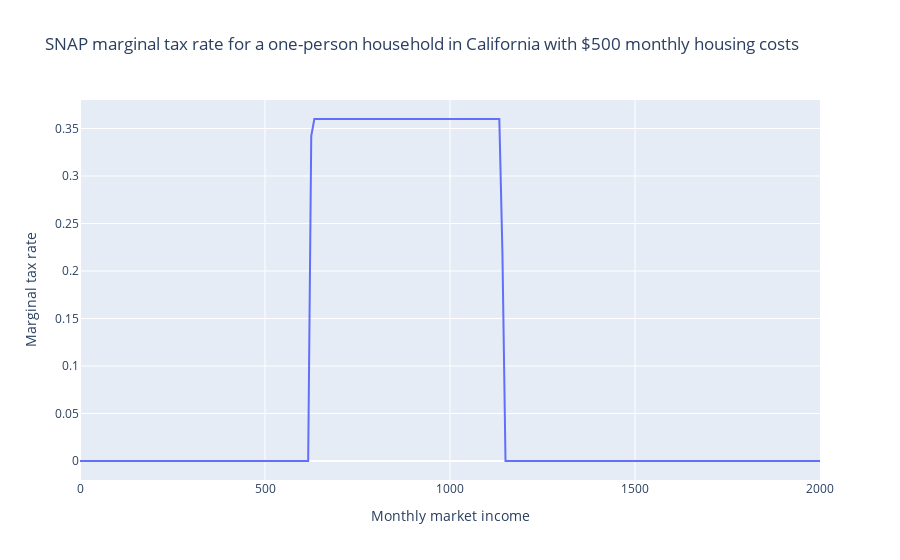

Notebook cell for this chart:
### Markdown cell above
We can also view their marginal tax rate from the program, revealing that SNAP phases out at 36 cents on the dollar through the phase-out region.

### Code cell
px.line(df, "market_income", "mtr", labels=LABELS,
    title="SNAP marginal tax rate for a one-person household in California with $500 monthly housing costs")

### Figure 1 — Plotly figure (JSON) as saved in the notebook; plotly's stock layout.template omitted (floating-point values rounded to 4 significant figures; data arrays with more than 128 entries replaced by an {"elided": "..."} marker saying what was removed)
{"data": [{"hovertemplate": "Monthly market income=%{x}<br>Marginal tax rate=%{y}<extra></extra>", "legendgroup": "", "line": {"color": "#636efa", "dash": "solid"}, "marker": {"symbol": "circle"}, "mode": "lines", "name": "", "orientation": "v", "showlegend": false, "type": "scatter", "x": {"elided": "241 float values"}, "xaxis": "x", "y": {"elided": "241 float values"}, "yaxis": "y"}], "layout": {"legend": {"tracegroupgap": 0}, "title": {"text": "SNAP marginal tax rate for a one-person household in California with $500 monthly housing costs"}, "xaxis": {"anchor": "y", "domain": [0, 1], "title": {"text": "Monthly market income"}}, "yaxis": {"anchor": "x", "domain": [0, 1], "title": {"text": "Marginal tax rate"}}}}
